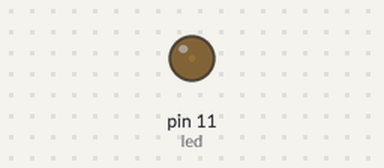
The sketch below on a simulated Arduino Uno, built with avr-gcc and run on an emulated ATmega328P. On the bench: output pins drawn as LEDs (lit = HIGH).

Above: at 0.05 s.
At 1.15 s:
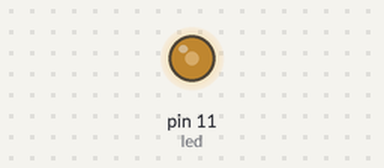
At 2.3 s:
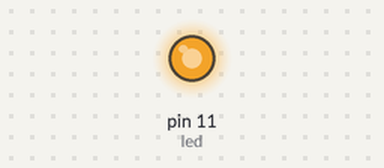
At 4.6 s:
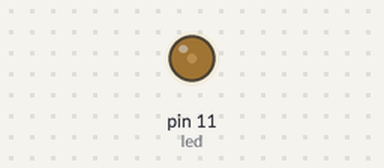
Timing chart, 0 to 6.7 s (numbered marks = the images above):
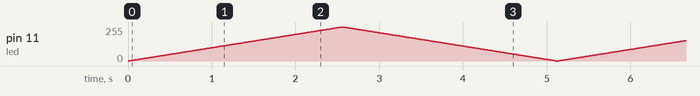

The sketch:

ak0170_nefesAlanLed.ino
```cpp
/*
  BU KOD NE YAPAR?
  Bu kod, 11 numaralı pindeki LED'in parlaklığını yavaşça 0'dan 255'e artırıp sonra tekrar
  0'a düşürür (analogWrite); LED nefes alıyormuş gibi görünür ve bu sürekli tekrar eder.
*/

/*
  ak0170 — Nefes alan LED: analogWrite (PWM)
  Ne öğreneceğiz: analogWrite — LED yalnız açık/kapalı değil, ARASI da var (0-255)
  Malzeme: Arduino Uno kartı, USB kablosu, 1 LED, 1 adet 220 ohm direnç, breadboard,
    2 jumper kablo
  Devre: LED uzun bacak (+) -> pin 11 (~), kısa bacak (-) -> 220 ohm direnç -> GND.
    Pin 11'in yanındaki ~ işareti önemli: Uno'da yalnız ~ işaretli pinler (3, 5, 6, 9,
    10, 11) analogWrite yapabilir. Pin 8'de bu ders çalışmaz.

  Şimdilik kara kutu (sonra açacağız):
    void   -> "fonksiyon" konusunda açılacak
    OUTPUT -> buton dersinde (ünite 2), INPUT ile birlikte açılacak
  Bunlara şimdilik dokunma, sırası gelince tek tek açacağız.

  kaynak: ..\arsiv\002ledParlaklik\002ledParlaklik.ino — üç düzeltme yapıldı:
          (1) analogWrite(11, ...) -> analogWrite(led, ...) (ak0050 kuralı, const int
          isim varken çıplak pin numarası yazılmaz), (2) aralık 0-200 -> 0-255 (tam
          aralık), (3) iniş delay(20) ile çıkış delay(10) farklıydı ve yorum satırı
          yanlıştı ("20 milisaniye" yerine "10 milisaniye" yazıyordu) -> ikisi de
          delay(10) yapılıp nefes alma/verme aynı hızda eşitlendi.
*/

// --- KAVRAM ---
// digitalWrite bir pini sadece HIGH ya da LOW yapabiliyordu — açık ya da kapalı.
// analogWrite ARADAKİ değerleri de verebilir: 0 (tamamen sönük) ile 255 (tamamen
// parlak) arasında herhangi bir sayı. Bu, ~ işaretli pinlerde çalışan özel bir
// yetenektir (PWM — ayrıntısı İleri Analiz'de).
const int led = 11;

void setup() {
  pinMode(led, OUTPUT);
}

void loop() {
  // Nefes al: 0'dan 255'e parlaklık artar
  for (int parlaklik = 0; parlaklik <= 255; parlaklik++) {
    analogWrite(led, parlaklik);
    delay(10);
  }
  // Nefes ver: 255'ten 0'a parlaklık azalır
  for (int parlaklik = 255; parlaklik >= 0; parlaklik--) {
    analogWrite(led, parlaklik);
    delay(10);
  }
}

// --- SEN YAP ---
// 1) LED %50 parlaklığa (analogWrite değeri 127) çıksın, sonra birden ve tamamen
//    sönsün (digitalWrite(led, LOW) ya da analogWrite(led, 0)) — nefes alma var,
//    nefes verme yok.
// 2) İkinci bir LED (başka bir ~ pinine, ör. pin 10) ekleyip ters nefes aldır: biri
//    parlarken öteki sönsün (ikinci LED'in parlaklığı: 255 - parlaklik).
// 3) delay(10) değerlerini değiştir. Nefes alma/verme ne kadar hızlandı ya da yavaşladı?
```
